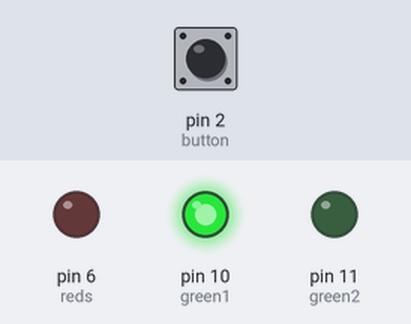
A sketch run on a simulated Arduino Uno, built with avr-gcc and run on an emulated ATmega328P. Parts: output pins drawn as LEDs (lit = HIGH). The test bench sets the inputs (shaded band); at power-on: pin 2 (button) LOW.

Above: at 1.2 s.
1.3 s: pin 2 (button) pulled HIGH for 0.15 s
At 10.4 s:
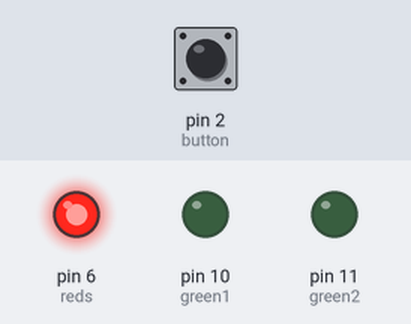
At 13.3 s:
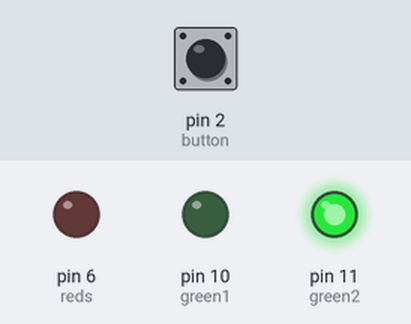
13.4 s: pin 2 (button) pulled HIGH for 1 s
At 19.15 s:
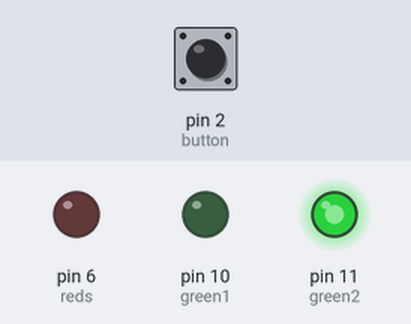
Timing chart, 0 to 63.8 s (numbered marks = the images above; inputs shaded):
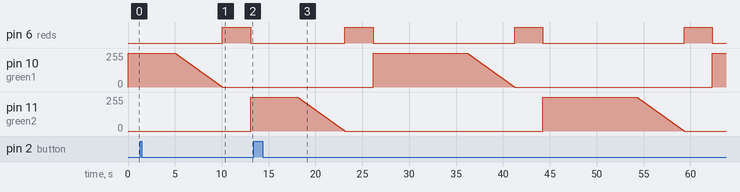

Measured:
- after the input at 1.3 s, pin 6 (reds): LOW → HIGH after 8.8 s, → LOW 3.0 s later; pin 11 (green2): 0/255 → 255/255 after 11.8 s
- by itself, pin 10 (green1): ramps from 255/255 to 0/255 and jumps back, once every 36.2 s

The sketch:

Q1.ino
```cpp
int reds = 6;
int green1 = 10;
int green2 = 11;

int button = 2;

void setup() {
  pinMode(reds, OUTPUT);
  pinMode(green1, OUTPUT);
  pinMode(green2, OUTPUT);
}

void loop() {
  cycle(green1, reds);
  cycle(green2, reds);
}

void cycle(int green, int reds){
  // Reset button status to off
  boolean buttonPressed = LOW;
  int totalTime = 15000;

  for (int i = totalTime; i > 0; i-=5){
    if (i > 5000) { analogWrite(green, 255); }                  // Normal phase
    else if (i > 0){ analogWrite(green, int(255*(i/5000.0))); } // Ending phase
    delay(5);

    // Can only be activated if button not already pressed this round
    if (buttonPressed == LOW && digitalRead(button) == HIGH) {
      buttonPressed = HIGH;
      i -= 5000;
      if (i <= 0) { analogWrite(green, 0); }
    }
  }
  analogWrite(reds, 255);
  delay(3000);
  analogWrite(reds, 0);
}
```
